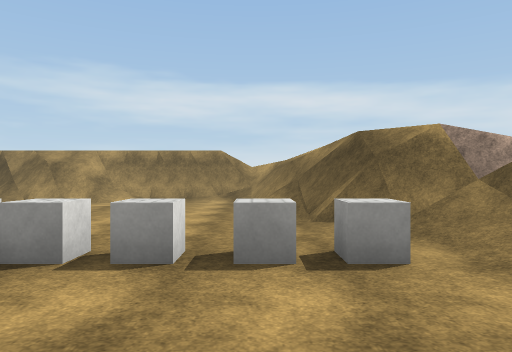
View 1 (above)

13 first-person views from a walk through a scene from a Unity 3-D project. The camera is 1.4 m above the floor, looks level and sees 70° across. The floor is counted in squares, 2 m on a side. Each view is taken from the middle of a square. On the plan, view 1 faces up. The plan holds only what a view shows up to about 11 squares ahead; the rest is blank. The place goes on beyond the plan. Surface patterns are stand-ins for the level's own textures.

View 2
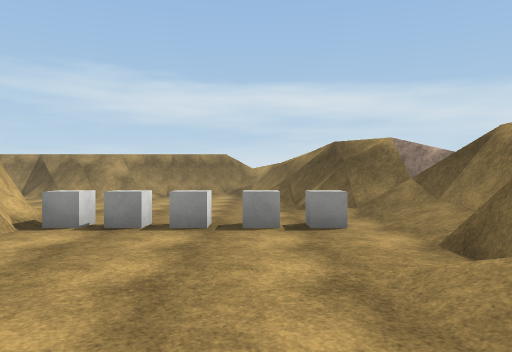

View 3
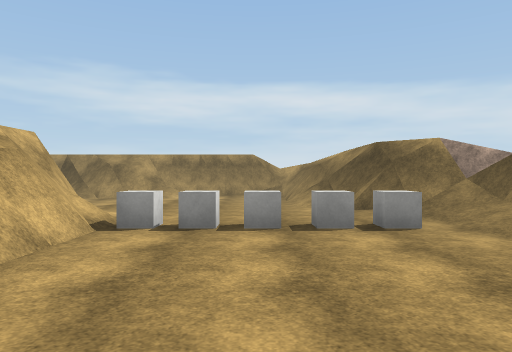

View 4
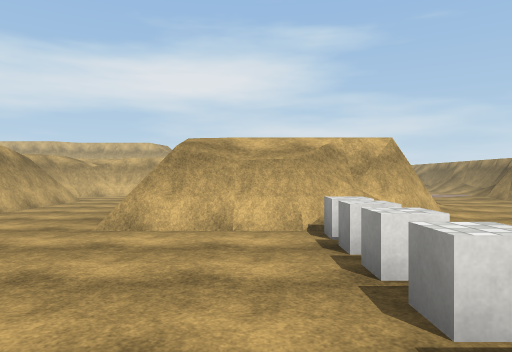

View 5
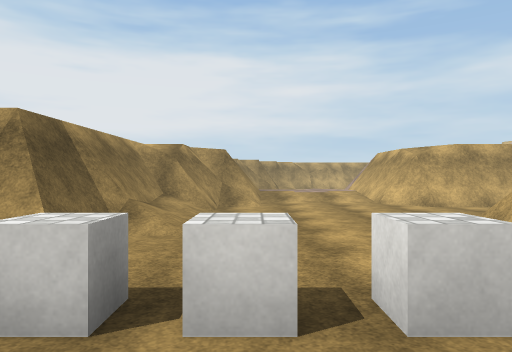

View 6
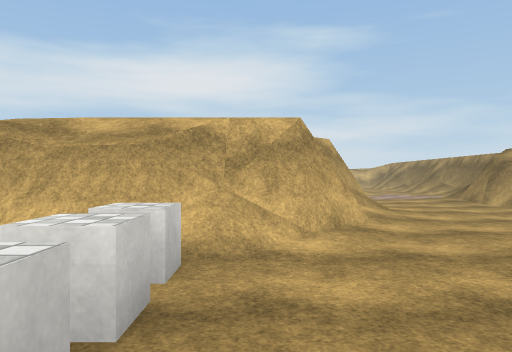

View 7
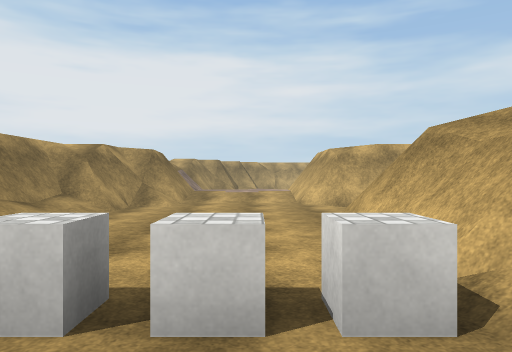

View 8
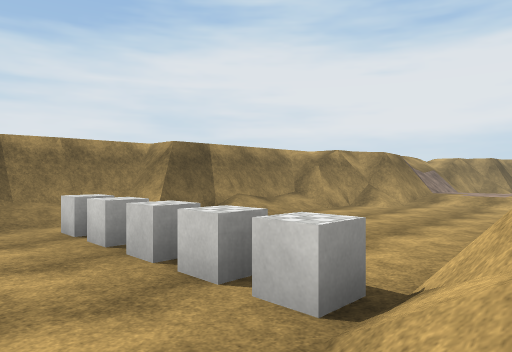

View 9
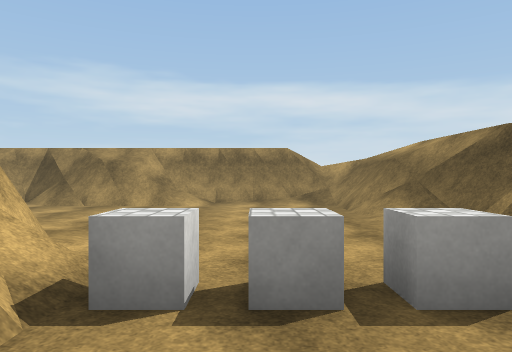

View 10
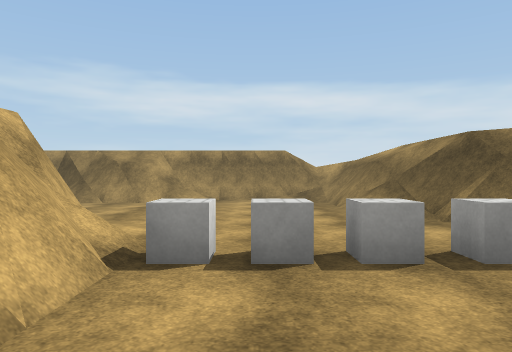

View 11
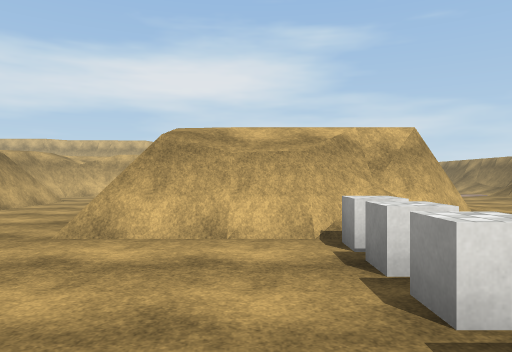

View 12
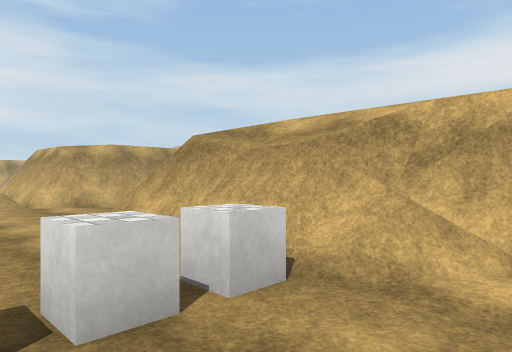

View 13
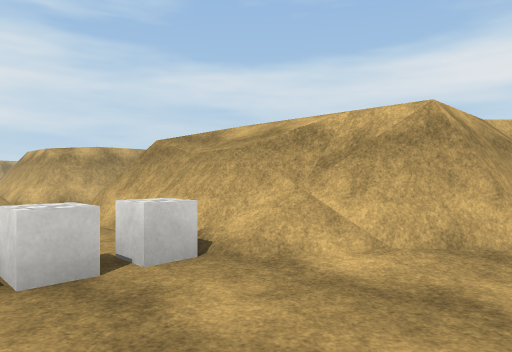

### Floor plan
Key: @ floor where view 1 was taken; # wall or solid block; . main floor; : floor 0.5 m higher than the main floor; + floor 3 m higher than the main floor; / step, stairs or slope; = window, fence, low wall or low ledge; v drop or lower ground; C cube.
Columns run from 11 left of view 1 to 4 right of it. Each row starts with its distance up from view 1.
 11  /=#///#####/
 10  #///=///./=//
  9 ...........=/+
  8 ...........//+
  7  ........../#+
  6    #//......v//
  5     =##/....=v//
  4       ##...../v/
  3       +#CCCCC/v
  2       +v=..../#
  1       +v#..../#
  0        ##..@/v
 -1      ......./v
 -2   ........../v
 -3  ...........=/+
 -4  .######/..==//
 -5        v#//v/+
 -6        v#::=/
 -7        ##::

Where each view was taken, in squares from view 1:
view 1: 0 up, 0 right, facing up
view 2: 2 down, 0 right, facing up
view 3: 2 down, 1 left, facing up
view 4: 2 up, 2 right, facing left
view 5: 5 up, 0 right, facing down
view 6: 4 up, 0 right, facing left
view 7: 5 up, 2 left, facing down
view 8: 5 up, 4 left, facing down-right
view 9: 1 up, 2 left, facing up
view 10: 0 up, 2 left, facing up
view 11: 2 up, 1 right, facing left
view 12: 5 up, 1 left, facing down-left
view 13: 6 up, 1 left, facing down-left
